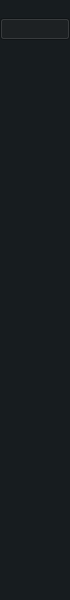
     <widget class="QWidget" name="compressedNav" native="true">
      <property name="sizePolicy">
       <sizepolicy hsizetype="Preferred" vsizetype="Preferred">
        <horstretch>0</horstretch>
        <verstretch>0</verstretch>
       </sizepolicy>
      </property>
      <property name="minimumSize">
       <size>
        <width>70</width>
        <height>600</height>
       </size>
      </property>
      <property name="maximumSize">
       <size>
        <width>70</width>
        <height>600</height>
       </size>
      </property>
      <property name="styleSheet">
       <string notr="true">background-color: rgb(23, 28, 31);</string>
      </property>
      <layout class="QVBoxLayout" name="verticalLayout_7">
       <property name="spacing">
        <number>0</number>
       </property>
       <property name="leftMargin">
        <number>0</number>
       </property>
       <property name="topMargin">
        <number>0</number>
       </property>
       <property name="rightMargin">
        <number>0</number>
       </property>
       <property name="bottomMargin">
        <number>0</number>
       </property>
       <item>
        <widget class="QPushButton" name="compressedNavBtn">
         <property name="font">
          <font>
           <bold>false</bold>
          </font>
         </property>
         <property name="cursor">
          <cursorShape>PointingHandCursor</cursorShape>
         </property>
         <property name="styleSheet">
          <string notr="true">background-color: rgb(23, 28, 31);
border: 2px solid transparent;
outline: none;</string>
         </property>
         <property name="text">
          <string/>
         </property>
         <property name="icon">
          <iconset resource="resources.qrc">
           <normaloff>:/logos/images/Menu.png</normaloff>:/logos/images/Menu.png</iconset>
         </property>
         <property name="iconSize">
          <size>
           <width>60</width>
           <height>60</height>
          </size>
         </property>
        </widget>
       </item>
       <item>
        <widget class="QPushButton" name="compressedDashboardBtn">
         <property name="cursor">
          <cursorShape>PointingHandCursor</cursorShape>
         </property>
         <property name="styleSheet">
          <string notr="true">background-color: rgb(23, 28, 31);
border: 2px solid transparent;
outline: none;
QPushButton::focus { background-color:rgb(217, 217, 217); }</string>
         </property>
         <property name="text">
          <string/>
         </property>
         <property name="icon">
          <iconset resource="resources.qrc">
           <normaloff>:/logos/images/Dashboard Layout.png</normaloff>:/logos/images/Dashboard Layout.png</iconset>
         </property>
         <property name="iconSize">
          <size>
           <width>60</width>
           <height>60</height>
          </size>
         </property>
         <property name="checkable">
          <bool>true</bool>
         </property>
         <property name="checked">
          <bool>true</bool>
         </property>
         <property name="autoExclusive">
          <bool>true</bool>
         </property>
        </widget>
       </item>
       <item>
        <widget class="QPushButton" name="compressedLogsBtn">
         <property name="cursor">
          <cursorShape>PointingHandCursor</cursorShape>
         </property>
         <property name="styleSheet">
          <string notr="true">background-color: rgb(23, 28, 31);
selection-background-color: rgb(217, 217, 217);
border: 2px solid transparent;
outline: none;</string>
         </property>
         <property name="text">
          <string/>
         </property>
         <property name="icon">
          <iconset resource="resources.qrc">
           <normaloff>:/logos/images/Align Text Left.png</normaloff>:/logos/images/Align Text Left.png</iconset>
         </property>
         <property name="iconSize">
          <size>
           <width>60</width>
           <height>60</height>
          </size>
         </property>
         <property name="checkable">
          <bool>true</bool>
         </property>
        </widget>
       </item>
       <item>
        <widget class="QPushButton" name="UserBtn">
         <property name="minimumSize">
          <size>
           <width>0</width>
           <height>64</height>
          </size>
         </property>
         <property name="maximumSize">
          <size>
           <width>16777215</width>
           <height>64</height>
          </size>
         </property>
         <property name="cursor">
          <cursorShape>PointingHandCursor</cursorShape>
         </property>
         <property name="styleSheet">
          <string notr="true">background-color: rgb(23, 28, 31);
selection-background-color: rgb(217, 217, 217);
border: 2px solid transparent;
outline: none;</string>
         </property>
         <property name="text">
          <string/>
         </property>
         <property name="icon">
          <iconset>
           <normaloff>../../Downloads/Users.png</normaloff>../../Downloads/Users.png</iconset>
         </property>
         <property name="iconSize">
          <size>
           <width>30</width>
           <height>60</height>
          </size>
         </property>
         <property name="checkable">
          <bool>true</bool>
         </property>
        </widget>
       </item>
       <item>
        <widget class="QPushButton" name="confBtn">
         <property name="minimumSize">
          <size>
           <width>0</width>
           <height>64</height>
          </size>
         </property>
         <property name="maximumSize">
          <size>
           <width>16777215</width>
           <height>70</height>
          </size>
         </property>
         <property name="cursor">
          <cursorShape>PointingHandCursor</cursorShape>
         </property>
         <property name="styleSheet">
          <string notr="true">background-color: rgb(23, 28, 31);
selection-background-color: rgb(217, 217, 217);
border: 2px solid transparent;
outline: none;</string>
         </property>
         <property name="text">
          <string/>
         </property>
         <property name="icon">
          <iconset>
           <normaloff>../../Downloads/Computer Support.png</normaloff>../../Downloads/Computer Support.png</iconset>
         </property>
         <property name="iconSize">
          <size>
           <width>30</width>
           <height>60</height>
          </size>
         </property>
         <property name="checkable">
          <bool>true</bool>
         </property>
        </widget>
       </item>
       <item>
        <spacer name="verticalSpacer">
         <property name="orientation">
          <enum>Qt::Vertical</enum>
         </property>
         <property name="sizeHint" stdset="0">
          <size>
           <width>20</width>
           <height>149</height>
          </size>
         </property>
        </spacer>
       </item>
       <item>
        <widget class="QPushButton" name="compressedSettingsBtn">
         <property name="cursor">
          <cursorShape>PointingHandCursor</cursorShape>
         </property>
         <property name="styleSheet">
          <string notr="true">background-color: rgb(23, 28, 31);
border: 2px solid transparent;
outline: none;</string>
         </property>
         <property name="text">
          <string/>
         </property>
         <property name="icon">
          <iconset resource="resources.qrc">
           <normaloff>:/logos/images/CMakeLists.txt.user</normaloff>:/logos/images/CMakeLists.txt.user</iconset>
         </property>
         <property name="iconSize">
          <size>
           <width>60</width>
           <height>60</height>
          </size>
         </property>
         <property name="checkable">
          <bool>true</bool>
         </property>
        </widget>
       </item>
       <item>
        <widget class="QPushButton" name="compressedInfoBtn">
         <property name="cursor">
          <cursorShape>PointingHandCursor</cursorShape>
         </property>
         <property name="styleSheet">
          <string notr="true">background-color: rgb(23, 28, 31);
border: 2px solid transparent;
outline: none;</string>
         </property>
         <property name="text">
          <string/>
         </property>
         <property name="icon">
          <iconset resource="resources.qrc">
           <normaloff>:/logos/images/Info.png</normaloff>:/logos/images/Info.png</iconset>
         </property>
         <property name="iconSize">
          <size>
           <width>60</width>
           <height>60</height>
          </size>
         </property>
         <property name="checkable">
          <bool>true</bool>
         </property>
        </widget>
       </item>
      </layout>
     </widget>
